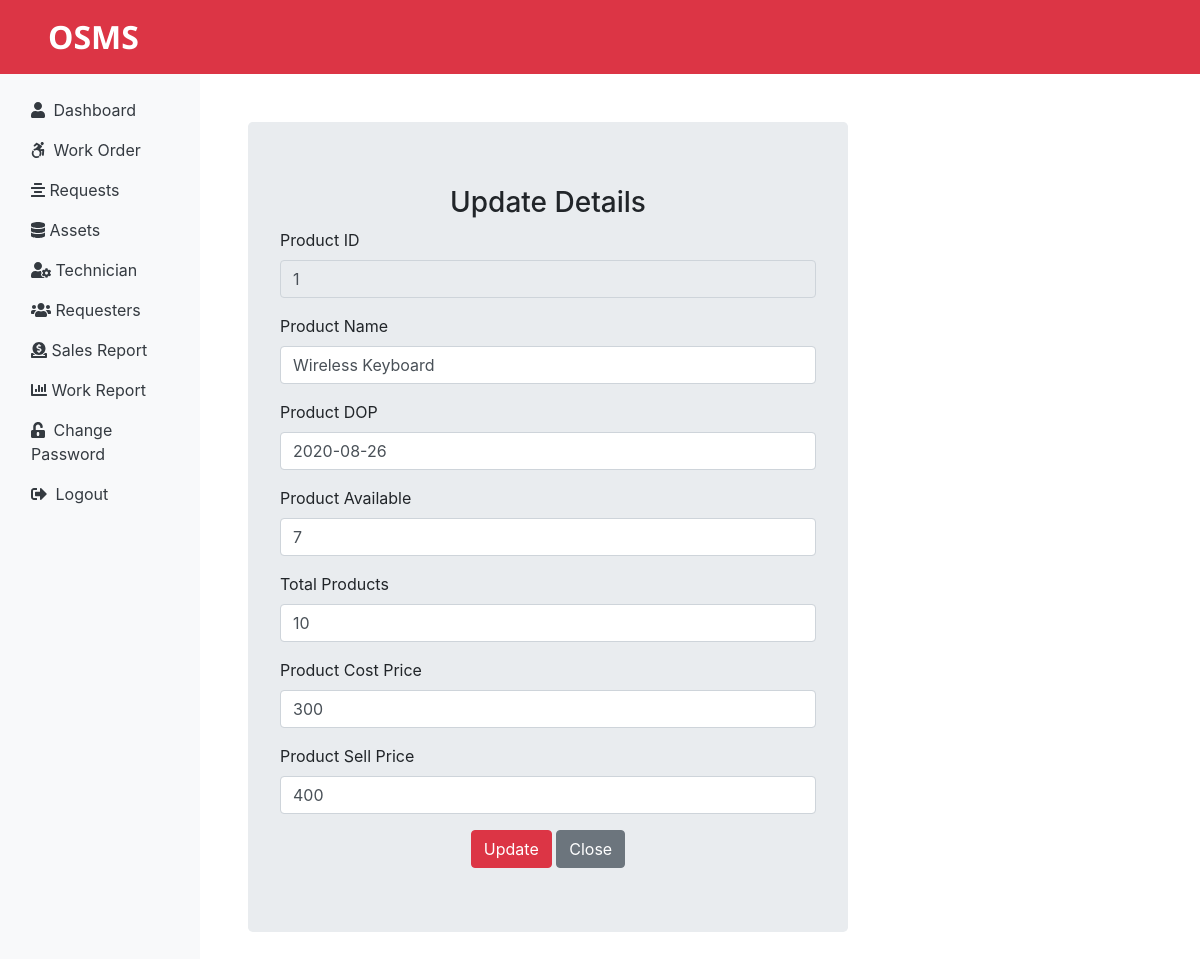
Page /admin/assetsedit.php?id=1 (signed in) on the committed database.
### tables this page shows
CREATE TABLE `assets_tb` (
  `product_id` int(11) NOT NULL,
  `product_name` varchar(100) NOT NULL,
  `product_dop` date NOT NULL,
  `product_avail` int(11) NOT NULL,
  `product_total` int(11) NOT NULL,
  `product_cost` int(11) NOT NULL,
  `sell_price` int(11) NOT NULL
);

### admin/assetsedit.php (the view, shortened to what this page needs)
<?php
    include('includes/header.php');
    include('../connection.php');
if(isset($_REQUEST['id'])){
    $sql = "SELECT * FROM assets_tb WHERE product_id = {$_REQUEST['id']}";
    $result = mysqli_query($connect, $sql);
    $row = mysqli_fetch_assoc($result);
}
  ?>
  <div class="jumbotron col-sm-6 mt-5 mx-5">
        <h3 class="text-center">Update Details</h3>
        <form action="" method="POST">
            <div class="form-group">
                <label for="pid">Product ID</label>
                <input type="text" class="form-control" name="pid" autocomplete="off" value="<?php if(isset($row['product_id'])) {echo $row['product_id'];} ?>" readonly>
            </div>
            <div class="form-group">
                <label for="pname">Product Name</label>
                <input type="text" class="form-control" name="pname" autocomplete="off" value="<?php if(isset($row['product_name'])) {echo $row['product_name'];} ?>">
            </div>
            <div class="form-group">
                <label for="pdop">Product DOP</label>
                <input type="text" class="form-control" name="pdop" autocomplete="off" value="<?php if(isset($row['product_dop'])) {echo $row['product_dop'];} ?>">
            </div>
            <div class="form-group">
                <label for="pava">Product Available</label>
                <input type="text" class="form-control" name="pava" autocomplete="off" value="<?php if(isset($row['product_avail'])) {echo $row['product_avail'];} ?>">
            </div>
            <div class="form-group">
                <label for="ptotal">Total Products</label>
                <input type="text" class="form-control" name="ptotal" autocomplete="off" value="<?php if(isset($row['product_total'])) {echo $row['product_total'];} ?>">
            </div>
            <div class="form-group">
                <label for="pcostprice">Product Cost Price</label>
                <input type="text" class="form-control" name="pcostprice" autocomplete="off" value="<?php if(isset($row['product_cost'])) {echo $row['product_cost'];} ?>">
            </div>
            <div class="form-group">
                <label for="sellprice">Product Sell Price</label>
                <input type="text" class="form-control" name="psellprice" autocomplete="off" value="<?php if(isset($row['sell_price'])) {echo $row['sell_price'];} ?>">
            </div>
            <div class="text-center">
                <button class="btn btn-danger" type="submit" name="f-update">Update</button>
                <a href="assets.php" class="btn btn-secondary">Close</a>
            </div>
        </form>
  </div>
  <?php
    include('includes/footer.php');
  ?>

### rows in the picture
assets_tb: pid "1", pname "Wireless Keyboard", pdop "2020-08-26", pava "7", ptotal "10", pcostprice "300", psellprice "400"
